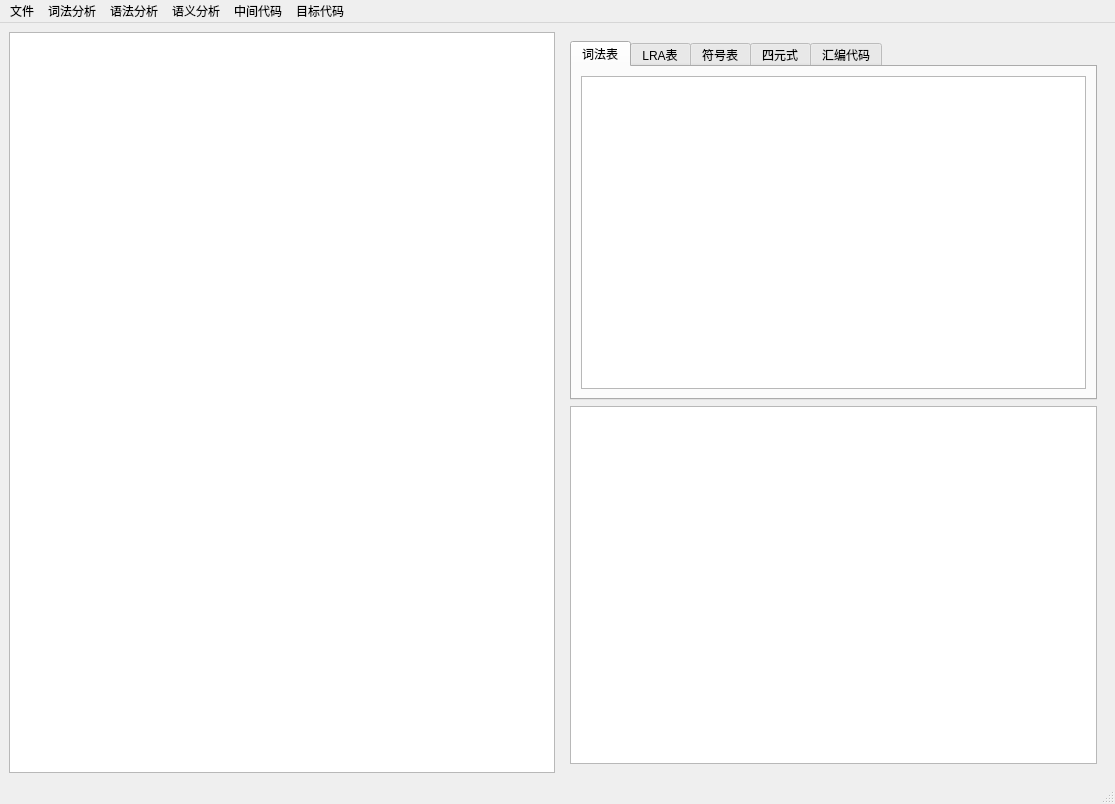
<?xml version="1.0" encoding="UTF-8"?>
<ui version="4.0">
 <class>MainWindow</class>
 <widget class="QMainWindow" name="MainWindow">
  <property name="geometry">
   <rect>
    <x>0</x>
    <y>0</y>
    <width>1115</width>
    <height>804</height>
   </rect>
  </property>
  <property name="windowTitle">
   <string>MainWindow</string>
  </property>
  <widget class="QWidget" name="centralwidget">
   <layout class="QHBoxLayout" name="horizontalLayout">
    <item>
     <widget class="QTextBrowser" name="textBrowser"/>
    </item>
    <item>
     <widget class="QWidget" name="widget" native="true">
      <layout class="QVBoxLayout" name="verticalLayout">
       <item>
        <widget class="QTabWidget" name="tabWidget">
         <property name="currentIndex">
          <number>0</number>
         </property>
         <widget class="QWidget" name="tab">
          <attribute name="title">
           <string>词法表</string>
          </attribute>
          <layout class="QHBoxLayout" name="horizontalLayout_2">
           <item>
            <widget class="QTextBrowser" name="textBrowser_2"/>
           </item>
          </layout>
         </widget>
         <widget class="QWidget" name="tab_03">
          <attribute name="title">
           <string>LRA表</string>
          </attribute>
          <layout class="QHBoxLayout" name="horizontalLayout_5"/>
         </widget>
         <widget class="QWidget" name="tab_02">
          <attribute name="title">
           <string>符号表</string>
          </attribute>
          <layout class="QHBoxLayout" name="horizontalLayout_6"/>
         </widget>
         <widget class="QWidget" name="tab_04">
          <attribute name="title">
           <string>四元式</string>
          </attribute>
          <layout class="QHBoxLayout" name="horizontalLayout_3"/>
         </widget>
         <widget class="QWidget" name="tab_05">
          <attribute name="title">
           <string>汇编代码</string>
          </attribute>
          <layout class="QHBoxLayout" name="horizontalLayout_4"/>
         </widget>
        </widget>
       </item>
       <item>
        <widget class="QTextBrowser" name="textBrowser_3"/>
       </item>
      </layout>
     </widget>
    </item>
   </layout>
  </widget>
  <widget class="QStatusBar" name="statusbar"/>
  <widget class="QMenuBar" name="menubar">
   <property name="geometry">
    <rect>
     <x>0</x>
     <y>0</y>
     <width>1115</width>
     <height>23</height>
    </rect>
   </property>
   <widget class="QMenu" name="menu">
    <property name="title">
     <string>文件</string>
    </property>
   </widget>
   <widget class="QMenu" name="menu_2">
    <property name="title">
     <string>词法分析</string>
    </property>
   </widget>
   <widget class="QMenu" name="menu_3">
    <property name="title">
     <string>语法分析</string>
    </property>
   </widget>
   <widget class="QMenu" name="menu_4">
    <property name="title">
     <string>语义分析</string>
    </property>
   </widget>
   <widget class="QMenu" name="menu_5">
    <property name="title">
     <string>中间代码</string>
    </property>
   </widget>
   <widget class="QMenu" name="menu_6">
    <property name="title">
     <string>目标代码</string>
    </property>
   </widget>
   <addaction name="menu"/>
   <addaction name="menu_2"/>
   <addaction name="menu_3"/>
   <addaction name="menu_4"/>
   <addaction name="menu_5"/>
   <addaction name="menu_6"/>
  </widget>
 </widget>
 <resources/>
 <connections/>
</ui>
